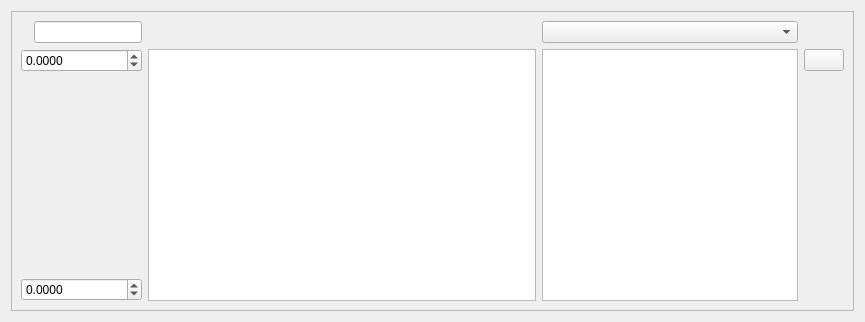
<?xml version="1.0" encoding="UTF-8"?>
<ui version="4.0">
 <class>StatVisWidget</class>
 <widget class="QWidget" name="StatVisWidget">
  <property name="geometry">
   <rect>
    <x>0</x>
    <y>0</y>
    <width>865</width>
    <height>322</height>
   </rect>
  </property>
  <property name="windowTitle">
   <string>Stat History</string>
  </property>
  <layout class="QHBoxLayout" name="horizontalLayout">
   <item>
    <widget class="QFrame" name="StatVisWidgetFrame">
     <property name="frameShape">
      <enum>QFrame::StyledPanel</enum>
     </property>
     <property name="frameShadow">
      <enum>QFrame::Plain</enum>
     </property>
     <layout class="QHBoxLayout" name="horizontalLayout_6">
      <item>
       <spacer name="verticalSpacer_3">
        <property name="orientation">
         <enum>Qt::Vertical</enum>
        </property>
        <property name="sizeHint" stdset="0">
         <size>
          <width>0</width>
          <height>0</height>
         </size>
        </property>
       </spacer>
      </item>
      <item>
       <layout class="QGridLayout" name="gridLayout">
        <item row="1" column="1">
         <widget class="QGraphicsView" name="StatHistoryView"/>
        </item>
        <item row="0" column="1">
         <layout class="QHBoxLayout" name="horizontalLayout_2">
          <item>
           <spacer name="horizontalSpacer">
            <property name="orientation">
             <enum>Qt::Horizontal</enum>
            </property>
            <property name="sizeHint" stdset="0">
             <size>
              <width>40</width>
              <height>20</height>
             </size>
            </property>
           </spacer>
          </item>
         </layout>
        </item>
        <item row="1" column="2">
         <widget class="QListWidget" name="ListStats">
          <property name="sizePolicy">
           <sizepolicy hsizetype="Maximum" vsizetype="Expanding">
            <horstretch>0</horstretch>
            <verstretch>0</verstretch>
           </sizepolicy>
          </property>
          <property name="minimumSize">
           <size>
            <width>100</width>
            <height>0</height>
           </size>
          </property>
          <property name="maximumSize">
           <size>
            <width>16777215</width>
            <height>16777215</height>
           </size>
          </property>
         </widget>
        </item>
        <item row="0" column="2">
         <widget class="QComboBox" name="ComboTimeframe"/>
        </item>
        <item row="1" column="0">
         <layout class="QVBoxLayout" name="verticalLayout_2">
          <item>
           <layout class="QHBoxLayout" name="horizontalLayout_3">
            <item>
             <widget class="QDoubleSpinBox" name="SpinMax">
              <property name="decimals">
               <number>4</number>
              </property>
              <property name="minimum">
               <double>-1000000.000000000000000</double>
              </property>
              <property name="maximum">
               <double>1000000.000000000000000</double>
              </property>
             </widget>
            </item>
           </layout>
          </item>
          <item>
           <spacer name="verticalSpacer_2">
            <property name="orientation">
             <enum>Qt::Vertical</enum>
            </property>
            <property name="sizeHint" stdset="0">
             <size>
              <width>17</width>
              <height>88</height>
             </size>
            </property>
           </spacer>
          </item>
          <item>
           <layout class="QHBoxLayout" name="horizontalLayout_4">
            <item>
             <widget class="QDoubleSpinBox" name="SpinMin">
              <property name="decimals">
               <number>4</number>
              </property>
              <property name="minimum">
               <double>-1000000.000000000000000</double>
              </property>
              <property name="maximum">
               <double>1000000.000000000000000</double>
              </property>
             </widget>
            </item>
           </layout>
          </item>
         </layout>
        </item>
        <item row="0" column="0">
         <layout class="QHBoxLayout" name="horizontalLayout_5">
          <item>
           <widget class="QLabel" name="label">
            <property name="text">
             <string/>
            </property>
           </widget>
          </item>
          <item>
           <widget class="QLineEdit" name="LineName">
            <property name="sizePolicy">
             <sizepolicy hsizetype="Maximum" vsizetype="Fixed">
              <horstretch>0</horstretch>
              <verstretch>0</verstretch>
             </sizepolicy>
            </property>
           </widget>
          </item>
         </layout>
        </item>
        <item row="1" column="3">
         <layout class="QVBoxLayout" name="verticalLayout">
          <item>
           <widget class="QPushButton" name="ButtonRemove">
            <property name="toolTip">
             <string>Remove the selected Stat variable.</string>
            </property>
            <property name="text">
             <string/>
            </property>
            <property name="icon">
             <iconset resource="resources.qrc">
              <normaloff>:/Icons/Icons/ClearList.svg</normaloff>:/Icons/Icons/ClearList.svg</iconset>
            </property>
           </widget>
          </item>
          <item>
           <spacer name="verticalSpacer">
            <property name="orientation">
             <enum>Qt::Vertical</enum>
            </property>
            <property name="sizeHint" stdset="0">
             <size>
              <width>20</width>
              <height>40</height>
             </size>
            </property>
           </spacer>
          </item>
         </layout>
        </item>
       </layout>
      </item>
     </layout>
    </widget>
   </item>
  </layout>
 </widget>
 <resources>
  <include location="resources.qrc"/>
 </resources>
 <connections/>
</ui>
